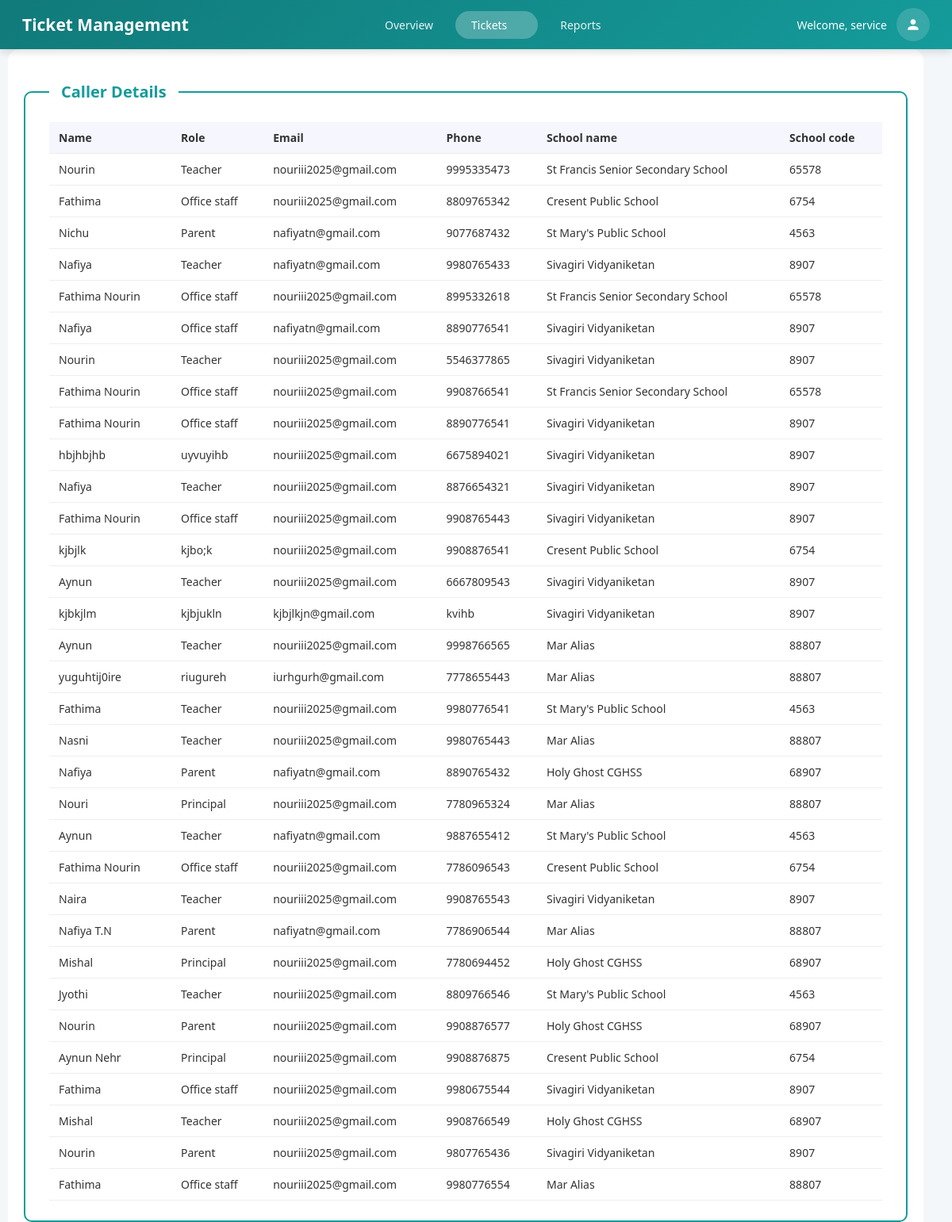
/caller_details (signed in), run on the app's committed database.
### servicedeskapp/models.py (models this page shows, shortened)
class Caller_Details(models.Model):
    caller_name=models.CharField(max_length=100,null=True,blank=True)
    caller_role=models.CharField(max_length=100,blank=True,null=True)
    caller_email=models.EmailField(max_length=100,null=True,blank=True)
    caller_phone=models.CharField(validators=[phone_validator],max_length=10,null=True,blank=True)
    school_name=models.CharField(max_length=100,null=True,blank=True)
    school_code=models.CharField(max_length=100,null=True,blank=True)

### servicedeskapp/views.py (the view)
# urls.py: path('caller_details',views.caller_details,name='caller_details'),
def caller_details(request):
    callers=Caller_Details.objects.all()
    return render(request,'tickets/caller_details.html',{'callers':callers})

### servicedeskapp/templates/tickets/caller_details.html (shortened to what this page needs)
{% load static %}
<!DOCTYPE html>
<html lang="en">
<head>
    <link rel="stylesheet" href="{% static 'school_details.css' %}">
</head>
<body>
<div class="main-layout">
 <div class="topbar">
    <div class="topbar-brand">Ticket Management</div>
    <nav class="topbar-nav">
        <a href="{% url 'overview' %}">Overview</a>
        <div class="topbar-dropdown-container">
        <a href="{% url 'dashboard' %}" class="active topbar-dropdown-toggle">
            Tickets <span class="dropdown-arrow">▼</span>
        </a>
        </div>
        <a href="{% url 'reports' %}">Reports</a>
    </nav>
     <div class="topbar-user">
        <span>Welcome, {{ request.session.name|default:request.session.username }}</span>
    <div class="profile-dropdown">
        <button class="profile-btn" title="User Menu">
            <svg class="profile-icon" viewBox="0 0 24 24" fill="currentColor">
                <path d="M12 12c2.21 0 4-1.79 4-4s-1.79-4-4-4-4 1.79-4 4 1.79 4 4 4zm0 2c-2.67 0-8 1.34-8 4v2h16v-2c0-2.66-5.33-4-8-4z"/>
            </svg>
        </button>
    </div>
</div>
</div>
    <div class="main-content">
        <form action="{% url 'caller_details' %}" method="post">
        <div class="user-management">
           <fieldset class="user-fieldset">
            <legend>Caller Details</legend>
          <table>
            <thead>
              <tr>
                <th>Name</th>
                <th>Role</th>
                <th>Email</th>
                <th>Phone</th>
                <th>School name</th>
                <th>School code</th>
              </tr>
            </thead>
            <tbody>
              {% for caller in callers %}
              <tr>
                <td>{{ caller.caller_name }}</td>
                <td>{{ caller.caller_role }}</td>
                <td>{{ caller.caller_email }}</td>
                <td>{{ caller.caller_phone }}</td>
                <td>{{ caller.school_name }}</td>
                <td>{{ caller.school_code }}</td>
              </tr>
              {% endfor %}
            </tbody>
          </table>
           </fieldset>
        </div>
        </form>
      </div>
    </div>
</body>
</html>

### servicedeskapp/static/school_details.css (style rules this page uses)
:root { --primary: #159b9b; --primary-dark: #0d8383; --red: #e74c3c; --green: #16b28b; --light-bg: #f8f9fc; --border: #d2e8ed; }
* { margin:0; padding:0; box-sizing:border-box; }
body { font-family: 'Segoe UI', Tahoma, Geneva, Verdana, sans-serif; background: var(--light-bg); color: #333; font-size: 14px; margin: 0; }
.topbar { height: 62px; background: linear-gradient(135deg, #117a7a, #159b9b); color: white; display: flex; align-items: center; justify-content: space-between; padding: 0 28px; box-shadow: 0 3px 10px rgba(0,0,0,0.15); position: sticky; top: 0; z-index: 1000; }
.topbar-brand { font-size: 21px; font-weight: 700; }
.topbar-nav { display: flex; gap: 8px; flex: 1; justify-content: center; }
.topbar-nav a { color: rgba(255,255,255,0.9); text-decoration: none; padding: 8px 20px; border-radius: 20px; font-weight: 500; transition: all 0.2s; }
.topbar-nav a:hover, .topbar-nav a.active { background: rgba(255,255,255,0.25); color: white; }
.topbar-user { display: flex; align-items: center; gap: 12px; font-size: 14px; }
.main-content { flex: 1; padding: 0px 0px 0px 10px; background-color: #f4f7fa; min-height: 100vh; display: flex; flex-direction: column; align-items: stretch; justify-content: flex-start; }
.user-management { background: #fff; padding: 20px; border-radius: 15px; width: 97%; }
table { width: 100%; border-collapse: collapse; }
thead { background: #f5f6fe; text-align: left; }
th, td { padding: 10px 12px; font-size: 14px; color: #333; border-bottom: 1px solid #eee; }
.user-fieldset { border: 2px solid #159b9b; border-radius: 10px; padding: 25px 30px; margin-top: 20px; background-color: #ffffff; }
.user-fieldset legend { font-size: 20px; font-weight: 600; color: #159b9b; padding: 0 15px; }
.topbar-dropdown-container { position: relative; display: inline-block; flex-shrink: 0; }
.topbar-dropdown-toggle { display: flex; align-items: center; gap: 4px; height: 100%; }
.profile-dropdown { position: relative; display: inline-block; }
.profile-btn { background: rgba(255,255,255,0.15); border: none; border-radius: 50%; width: 42px; height: 42px; display: flex; align-items: center; justify-content: center; color: white; cursor: pointer; transition: all 0.2s; position: relative; }
.profile-icon { width: 20px; height: 20px; color: white; }

### data on the page
Caller_Details: caller_name "Nourin", caller_role "Teacher", caller_email "nouriii2025@gmail.com", caller_phone "9995335473", school_name "St Francis Senior Secondary School", school_code "65578"
Caller_Details: caller_name "Fathima", caller_role "Office staff", caller_email "nouriii2025@gmail.com", caller_phone "8809765342", school_name "Cresent Public School", school_code "6754"
Caller_Details: caller_name "Nichu", caller_role "Parent", caller_email "nafiyatn@gmail.com", caller_phone "9077687432", school_name "St Mary's Public School", school_code "4563"
Caller_Details: caller_name "Nafiya", caller_role "Teacher", caller_email "nafiyatn@gmail.com", caller_phone "9980765433", school_name "Sivagiri Vidyaniketan", school_code "8907"
Caller_Details: caller_name "Fathima Nourin", caller_role "Office staff", caller_email "nouriii2025@gmail.com", caller_phone "8995332618", school_name "St Francis Senior Secondary School", school_code "65578"
Caller_Details: caller_name "Nafiya", caller_role "Office staff", caller_email "nafiyatn@gmail.com", caller_phone "8890776541", school_name "Sivagiri Vidyaniketan", school_code "8907"
Caller_Details: caller_name "Nourin", caller_role "Teacher", caller_email "nouriii2025@gmail.com", caller_phone "5546377865", school_name "Sivagiri Vidyaniketan", school_code "8907"
Caller_Details: caller_name "Fathima Nourin", caller_role "Office staff", caller_email "nouriii2025@gmail.com", caller_phone "9908766541", school_name "St Francis Senior Secondary School", school_code "65578"
Caller_Details: caller_name "Fathima Nourin", caller_role "Office staff", caller_email "nouriii2025@gmail.com", caller_phone "8890776541", school_name "Sivagiri Vidyaniketan", school_code "8907"
Caller_Details: caller_name "hbjhbjhb", caller_role "uyvuyihb", caller_email "nouriii2025@gmail.com", caller_phone "6675894021", school_name "Sivagiri Vidyaniketan", school_code "8907"
Caller_Details: caller_name "Nafiya", caller_role "Teacher", caller_email "nouriii2025@gmail.com", caller_phone "8876654321", school_name "Sivagiri Vidyaniketan", school_code "8907"
Caller_Details: caller_name "Fathima Nourin", caller_role "Office staff", caller_email "nouriii2025@gmail.com", caller_phone "9908765443", school_name "Sivagiri Vidyaniketan", school_code "8907"
Caller_Details: caller_name "kjbjlk", caller_role "kjbo;k", caller_email "nouriii2025@gmail.com", caller_phone "9908876541", school_name "Cresent Public School", school_code "6754"
Caller_Details: caller_name "Aynun", caller_role "Teacher", caller_email "nouriii2025@gmail.com", caller_phone "6667809543", school_name "Sivagiri Vidyaniketan", school_code "8907"
Caller_Details: caller_name "kjbkjlm", caller_role "kjbjukln", caller_email "kjbjlkjn@gmail.com", caller_phone "kvihb", school_name "Sivagiri Vidyaniketan", school_code "8907"
Caller_Details: caller_name "Aynun", caller_role "Teacher", caller_email "nouriii2025@gmail.com", caller_phone "9998766565", school_name "Mar Alias", school_code "88807"
Caller_Details: caller_name "yuguhtij0ire", caller_role "riugureh", caller_email "iurhgurh@gmail.com", caller_phone "7778655443", school_name "Mar Alias", school_code "88807"
Caller_Details: caller_name "Fathima", caller_role "Teacher", caller_email "nouriii2025@gmail.com", caller_phone "9980776541", school_name "St Mary's Public School", school_code "4563"
Caller_Details: caller_name "Nasni", caller_role "Teacher", caller_email "nouriii2025@gmail.com", caller_phone "9980765443", school_name "Mar Alias", school_code "88807"
Caller_Details: caller_name "Nafiya", caller_role "Parent", caller_email "nafiyatn@gmail.com", caller_phone "8890765432", school_name "Holy Ghost CGHSS", school_code "68907"
Caller_Details: caller_name "Nouri", caller_role "Principal", caller_email "nouriii2025@gmail.com", caller_phone "7780965324", school_name "Mar Alias", school_code "88807"
Caller_Details: caller_name "Aynun", caller_role "Teacher", caller_email "nafiyatn@gmail.com", caller_phone "9887655412", school_name "St Mary's Public School", school_code "4563"
Caller_Details: caller_name "Fathima Nourin", caller_role "Office staff", caller_email "nouriii2025@gmail.com", caller_phone "7786096543", school_name "Cresent Public School", school_code "6754"
Caller_Details: caller_name "Naira", caller_role "Teacher", caller_email "nouriii2025@gmail.com", caller_phone "9908765543", school_name "Sivagiri Vidyaniketan", school_code "8907"
Caller_Details: caller_name "Nafiya T.N", caller_role "Parent", caller_email "nafiyatn@gmail.com", caller_phone "7786906544", school_name "Mar Alias", school_code "88807"
Caller_Details: caller_name "Mishal", caller_role "Principal", caller_email "nouriii2025@gmail.com", caller_phone "7780694452", school_name "Holy Ghost CGHSS", school_code "68907"
Caller_Details: caller_name "Jyothi", caller_role "Teacher", caller_email "nouriii2025@gmail.com", caller_phone "8809766546", school_name "St Mary's Public School", school_code "4563"
Caller_Details: caller_name "Nourin", caller_role "Parent", caller_email "nouriii2025@gmail.com", caller_phone "9908876577", school_name "Holy Ghost CGHSS", school_code "68907"
Caller_Details: caller_name "Aynun Nehr", caller_role "Principal", caller_email "nouriii2025@gmail.com", caller_phone "9908876875", school_name "Cresent Public School", school_code "6754"
Caller_Details: caller_name "Fathima", caller_role "Office staff", caller_email "nouriii2025@gmail.com", caller_phone "9980675544", school_name "Sivagiri Vidyaniketan", school_code "8907"
Caller_Details: caller_name "Mishal", caller_role "Teacher", caller_email "nouriii2025@gmail.com", caller_phone "9908766549", school_name "Holy Ghost CGHSS", school_code "68907"
Caller_Details: caller_name "Nourin", caller_role "Parent", caller_email "nouriii2025@gmail.com", caller_phone "9807765436", school_name "Sivagiri Vidyaniketan", school_code "8907"
Caller_Details: caller_name "Fathima", caller_role "Office staff", caller_email "nouriii2025@gmail.com", caller_phone "9980776554", school_name "Mar Alias", school_code "88807"

### other printed values
{{ request.session.name|default:request.session.username }} "service"
